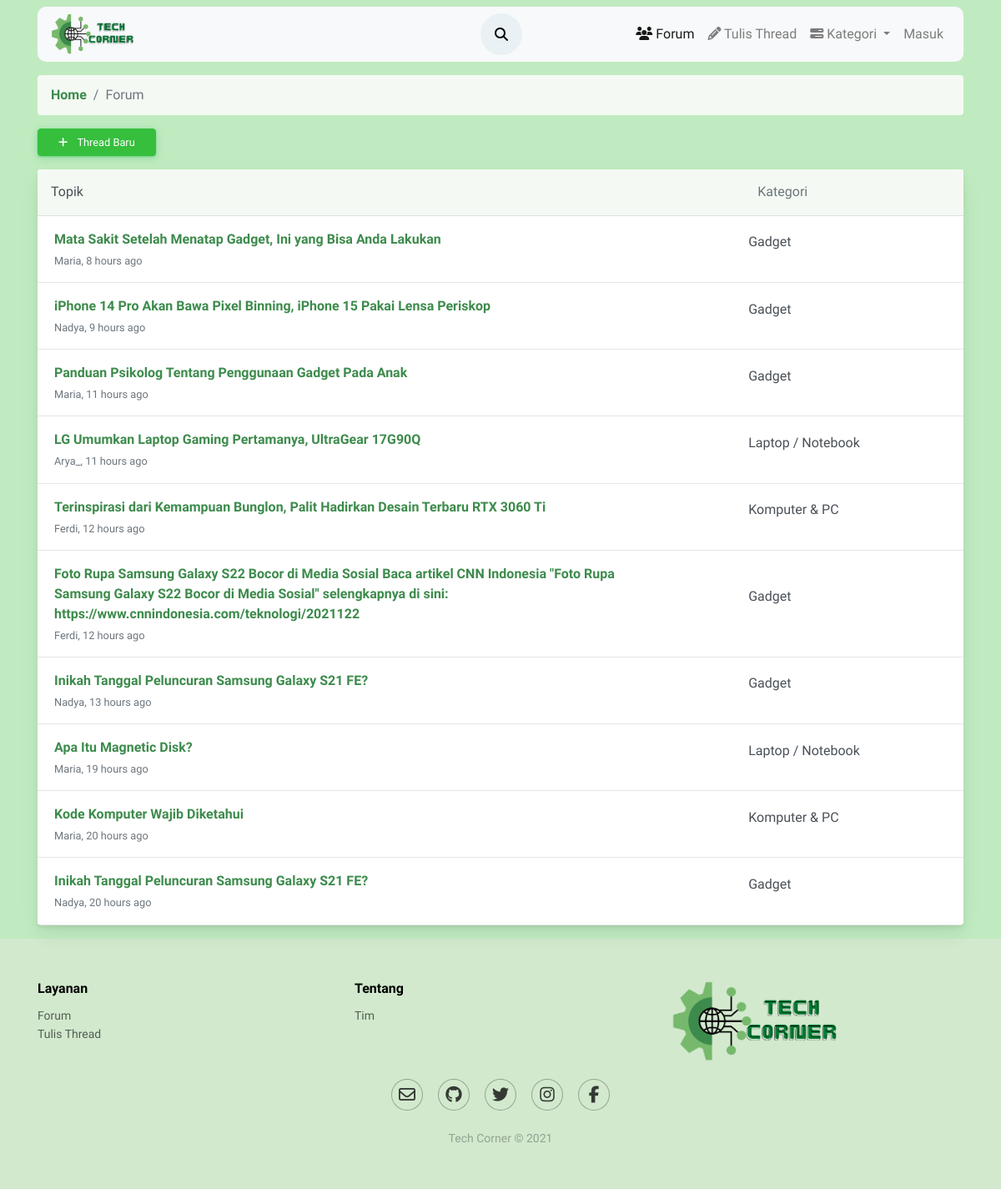
The page /forum/all.php on the database as committed earlier.
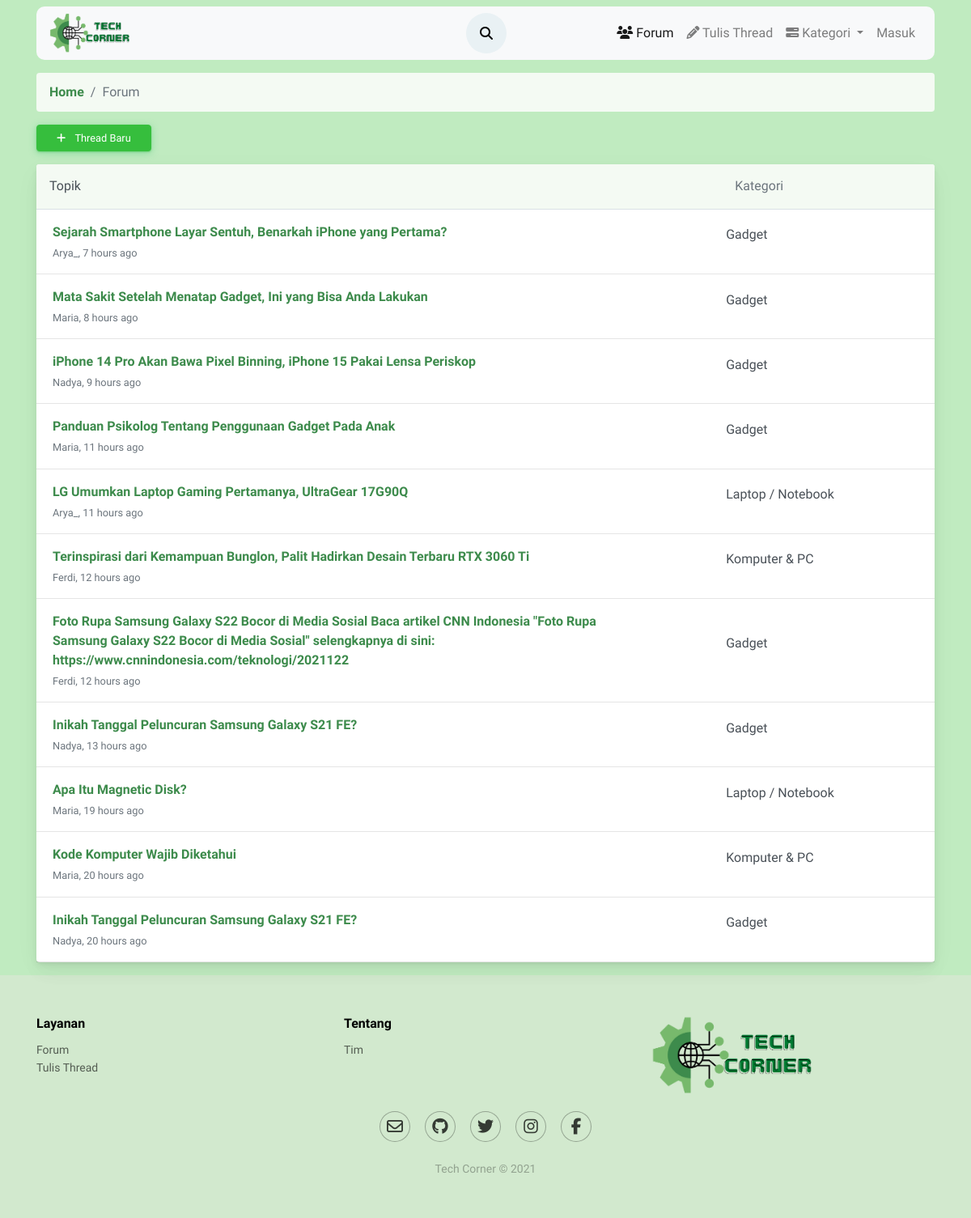
The same page on the database as committed later.
### tables this page shows
CREATE TABLE `posting` (
  `id_thread` int(50) NOT NULL,
  `user_id` int(50) NOT NULL,
  `judul` varchar(200) NOT NULL,
  `konten` text NOT NULL,
  `kategori` varchar(50) NOT NULL,
  `thumb` varchar(50) NOT NULL,
  `tanggal_posting` timestamp NOT NULL DEFAULT current_timestamp(),
  `diubah` varchar(20) DEFAULT NULL
);

CREATE TABLE `users` (
  `id_user` int(11) NOT NULL,
  `username` varchar(50) NOT NULL,
  `email` varchar(100) NOT NULL,
  `password` varchar(100) NOT NULL,
  `name` varchar(100) NOT NULL,
  `foto` varchar(50) NOT NULL,
  `level` varchar(20) NOT NULL,
  `vkey` varchar(200) NOT NULL,
  `verified` enum('0','1') NOT NULL DEFAULT '0' COMMENT '0 = not verified\r\n1 = verified\r\n',
  `created_at` timestamp(6) NOT NULL DEFAULT current_timestamp(6)
);

### forum/funct/function.php (called while the page is built, shortened)
<?php
function query($query)
{
    global $conn;
    $result=mysqli_query($conn,$query);
    $rows=[];
    while($row= mysqli_fetch_assoc($result))
    {
        $rows[]=$row;
    }
    return $rows;
}
function users($id_user)
{
     $query="SELECT * FROM users WHERE
        id_user ='$id_user';";
     return query($query);
}
function times( $time )
{
    $time_difference = time() - $time;
    $condition = array( 12 * 30 * 24 * 60 * 60 =>  'year',
                30 * 24 * 60 * 60       =>  'month',
                24 * 60 * 60            =>  'day',
                60 * 60                 =>  'hour',
                60                      =>  'minute',
                1                       =>  'second'
    );
    foreach( $condition as $secs => $str )
    {
        $d = $time_difference / $secs;
        if( $d >= 1 )
        {
            $t = round( $d );
            return  $t . ' ' . $str . ( $t > 1 ? 's' : '' ) . ' ago';
        }
    }
}
?>

### forum/all.php (the view)
<?php include('layout/header.php'); ?>
<?php include('layout/navbar.php'); ?>
<?php include('funct/function.php'); ?>
<?php
$list = query("SELECT * FROM posting ORDER BY tanggal_posting DESC");
?>
<div class="forum">
    <div class="container align-self-center">
        <nav aria-label="breadcrumb">
            <ol class="breadcrumb">
                <li class="breadcrumb-item"><a href="../index.php">Home</a></li>
                <li class="breadcrumb-item active" aria-current="page">Forum</li>
            </ol>
        </nav>
        <div class="d-flex flex-wrap justify-content-between">
            <div> <a href="buat.php"><button type="button" class="btn btn-shadow btn-wide btn-success"> <span class="btn-icon-wrapper pr-2 opacity-7"> <i class="fa fa-plus fa-w-20"></i> </span> Thread Baru </button></a> </div>
        </div>
        <div class="card mb-3 mt-3">
            <div class="card-header pl-0 pr-0">
                <div class="row no-gutters w-100 align-items-center">
                    <div class="col ml-3">Topik</div>
                    <div class="col-4 text-muted">
                        <div class="row no-gutters align-items-center">
                            <div class="col-4"></div>
                            <div class="col-8">Kategori</div>
                        </div>
                    </div>
                </div>
            </div>
            <?php foreach ($list as $data) : ?>
                <?php foreach ($res = users($data['user_id']) as $user) : ?>
                    <div class="card-body py-3">
                        <div class="row no-gutters align-items-center">
                            <div class="col"> <a href="view.php?thread=<?= $data['id_thread'] ?>" class="text-big" data-abc="true"><?= $data['judul'] ?></a>
                                <div class="text-muted small mt-1"><?= $user['username'] ?>, <?= times(strtotime($data['tanggal_posting'])) ?> <a href="javascript:void(0)" class="text-muted" data-abc="true"></a></div>
                            </div>
                            <div class="d-none d-md-block col-4">
                                <div class="row no-gutters align-items-center">
                                    <div class="col-4"></div>
                                    <div class="media col-8 align-items-center">
                                        <p><?= $data['kategori'] ?></p>
                                    </div>
                                </div>
                            </div>
                        </div>
                    </div>
                    <hr class="m-0">
                <?php endforeach; ?>
            <?php endforeach; ?>
        </div>
    </div>
</div>
<?php include('layout/footer.php'); ?>

### forum/layout/header.php (shortened to what this page needs)
<?php
    $url = $_SERVER['REQUEST_URI'];
?>
<!DOCTYPE html>
<html lang="en">
<head>
    <link rel="stylesheet" href="https://cdnjs.cloudflare.com/ajax/libs/font-awesome/5.15.3/css/all.min.css">
    <link rel="stylesheet" href="https://maxcdn.bootstrapcdn.com/bootstrap/4.0.0/css/bootstrap.min.css">
    <link rel="stylesheet" href="assets/css/style.css">
    <?php if($url == '/techcorner/forum/all.php') : ?>
    <link rel="stylesheet" href="assets/css/forum.css">
    <?php endif; ?>
</head>

### forum/layout/navbar.php (shortened to what this page needs)
<body class="body">
    <div class="header">
        <div class="container mb-3 mt-2">
            <nav class="navbar navbar-expand-lg navbar-light bg-light sticky-top">
                <a href="index.php"><img src="assets/img/logo.png" width="100"></a>
                <div class="collapse navbar-collapse" id="navbarSupportedContent">
                    <ul class="navbar-nav ml-auto">
                        <li class="nav-item">
                            <form method="GET" action="action.php" class="search">
                                <div class="search__wrapper">
                                <input type="text" name="keywords" id="search" placeholder="Cari thread..." class="search__field">
                                <button type="submit" name="search" class="fa fa-search search__icon"></button>
                                </div>
                            </form>
                        </li>
                        <li class="nav-item active">
                            <a class="nav-link" href="all.php"><i class="fa fa-users" aria-hidden="true"></i>
                                Forum<span class="sr-only">(current)</span>
                            </a>
                        </li>
                        <li class="nav-item">
                            <a class="nav-link" href="buat.php"><i class="fa fa-pencil" aria-hidden="true"></i>
                                Tulis Thread
                            </a>
                        </li>
                        <li class="nav-item dropdown">
                            <a class="nav-link dropdown-toggle" href="#" id="navbarDropdown" role="button" data-toggle="dropdown" aria-haspopup="true" aria-expanded="false">
                            <i class="fa fa-tasks" aria-hidden="true"></i>
                            Kategori
                            </a>
                        </li>
                        <?php if(isset($_SESSION["login"])) { ?>
                        <li class="nav-item dropdown no-arrow">
                            <a class="nav-link dropdown-toggle" href="#" id="userDropdown" role="button" data-toggle="dropdown" aria-haspopup="true" aria-expanded="false">
                                <img width="50px" style="border-radius: 50%;" src="../profile/assets/img/<?= $_SESSION["foto"]; ?>">
                            </a>
                            <div class="dropdown-menu dropdown-menu-right shadow animated--grow-in" aria-labelledby="userDropdown">
                                <a class="dropdown-item" href="../profile/profile.php?id=<?= $_SESSION["id"]; ?>">
                                    <i class="fas fa-user fa-sm fa-fw mr-2 text-gray-400"></i>
                                    Profile
                                </a>
                                <a class="dropdown-item" href="#">
                                    <i class="fas fa-cogs fa-sm fa-fw mr-2 text-gray-400"></i>
                                    Settings
                                </a>
                                <a class="dropdown-item" href="#">
                                    <i class="fas fa-list fa-sm fa-fw mr-2 text-gray-400"></i>
                                    Activity Log
                                </a>
                                <div class="dropdown-divider"></div>
                                <a class="dropdown-item" href="../auth/user.php?aksi=logout">
                                    <i class="fas fa-sign-out-alt fa-sm fa-fw mr-2 text-gray-400"></i>
                                    Logout
                                </a>
                            </div>
                        </li>
                        <?php
                            } else {
                        ?>
                        <li class="nav-item">
                            <a class="nav-link" href="../auth/login.php">
                                Masuk
                            </a>
                        </li>
                        <?php } ?>
                    </ul>
                </div>
            </nav>
        </div>
    </div>

### forum/layout/footer.php
    <div class="footer-green">
        <footer>
            <div class="container">
                <div class="row">
                    <div class="col-sm-6 col-md-4 item">
                        <h3>Layanan</h3>
                        <ul>
                            <li><a href="all.php">Forum</a></li>
                            <li><a href="buat.php">Tulis Thread</a></li>
                        </ul>
                    </div>
                    <div class="col-sm-6 col-md-4 item">
                        <h3>Tentang</h3>
                        <ul>
                            <li><a href="tim.php">Tim</a></li>
                        </ul>
                    </div>
                    <div class="col-md-4 item text">
                        <a href="index.php"><img src="../forum/assets/img/logo.png" alt="" width="200px"></a>
                    </div>
                    <div class="col item social">
                        <a href="#"><i class="fa fa-envelope-o" aria-hidden="true"></i></a>
                        <a href="#"><i class="fa fa-github" aria-hidden="true"></i></a>
                        <a href="#"><i class="fa fa-twitter" aria-hidden="true"></i></a>
                        <a href="#"><i class="fa fa-instagram" aria-hidden="true"></i></a>
                        <a href="#"><i class="fa fa-facebook" aria-hidden="true"></i></a>
                    </div>
                </div>
                <p class="copyright">Tech Corner © 2021</p>
            </div>
        </footer>
    </div>
</body>
</html>

### forum/assets/css/style.css (style rules this page uses)
.body { background-color: #c0ebc0; font-size: 16px; font-family: 'Source Sans Pro', sans-serif; }
.navbar { font-size: 16px; font-family: 'Source Sans Pro', sans-serif; border-radius: 10px; }
.search { position: absolute; top: 50%; left: 50%; -webkit-transform: translateX(-50%) translateY(-50%); transform: translateX(-50%) translateY(-50%); }
.search * { background: none; outline: none; box-sizing: border-box; }
.search__wrapper { position: relative; }
.search__field { width: 50px; height: 50px; color: transparent; font-family: Lato, sans-serif; font-size: 16px; padding: 0.35em 50px 0.35em 0; border: 1px solid transparent; border-radius: 0; cursor: pointer; transition: all 0.3s ease-in-out; }
.search__icon { position: absolute; top: 0; right: 0; background-color: #e9f1f4; width: 50px; height: 50px; font-size: 16px; text-align: center; border-color: transparent; border-radius: 50%; pointer-events: none; display: inline-block; transition: background-color 0.2s ease-in-out; }
.footer-green { padding:50px 0; color:black; background-color: #d2e9ce; }
.footer-green h3 { margin-top:0; margin-bottom:12px; font-weight:bold; font-size:16px; font-family: 'Yeseva One', cursive; }
.footer-green ul { padding:0; list-style:none; line-height:1.6; font-size:14px; margin-bottom:0; }
.footer-green ul a { color:inherit; text-decoration:none; opacity:0.6; }
.footer-green .item.text { margin-bottom:20px; }
.footer-green .item.social { text-align:center; }
.footer-green .item.social > a { font-size:20px; width:36px; height:36px; line-height:36px; display:inline-block; text-align:center; border-radius:50%; box-shadow:0 0 0 1px rgba(0, 0, 0, 0.4); margin:0 8px; color:black; opacity:0.75; }
.footer-green .copyright { text-align:center; padding-top:24px; opacity:0.3; font-size:14px; margin-bottom:0; }

### forum/assets/css/forum.css (style rules this page uses)
body { margin: 0; font-family: -apple-system, BlinkMacSystemFont, "Segoe UI", Roboto, "Helvetica Neue", Arial, "Noto Sans", sans-serif, "Apple Color Emoji", "Segoe UI Emoji", "Segoe UI Symbol", "Noto Color Emoji"; font-size: .88rem; font-weight: 400; line-height: 1.5; color: #495057; text-align: left; background-color: #f4faf3; }
.card { box-shadow: 0 0.46875rem 2.1875rem rgba(4, 9, 20, 0.03), 0 0.9375rem 1.40625rem rgba(4, 9, 20, 0.03), 0 0.25rem 0.53125rem rgba(4, 9, 20, 0.05), 0 0.125rem 0.1875rem rgba(4, 9, 20, 0.03); border-width: 0; transition: all .2s }
.card-header:first-child { border-radius: calc(.25rem - 1px) calc(.25rem - 1px) 0 0 }
.card-header { display: flex; align-items: center; border-bottom-width: 1px; padding-top: 0; padding-bottom: 0; padding-right: .625rem; height: 3.5rem; background-color: #f4faf3; border-bottom: 1px solid rgba(26, 54, 126, 0.125) }
.btn-success.btn-shadow { box-shadow: 0 0.125rem 0.625rem rgba(54, 194, 108, 0.4), 0 0.0625rem 0.125rem rgba(48, 180, 55, 0.404) }
.btn.btn-wide { padding: .375rem 1.5rem; font-size: .8rem; line-height: 1.5; border-radius: .25rem }
.btn-success { color: #fff; background-color: #36be3d; border-color: #36c03d }
.card-body { flex: 1 1 auto; padding: 1.25rem }
.forum a { color: #3d8b4c; font-weight: bold; text-decoration: none !important; background-color: transparent }
.forum .breadcrumb { background-color: #f4faf3; }

Rows that differ between the two databases and show on the page:
added posting: judul "Sejarah Smartphone Layar Sentuh, Benarkah iPhone yang Pertama?", tanggal_posting "7 hours ago", kategori "Gadget", users (username "Arya_")
